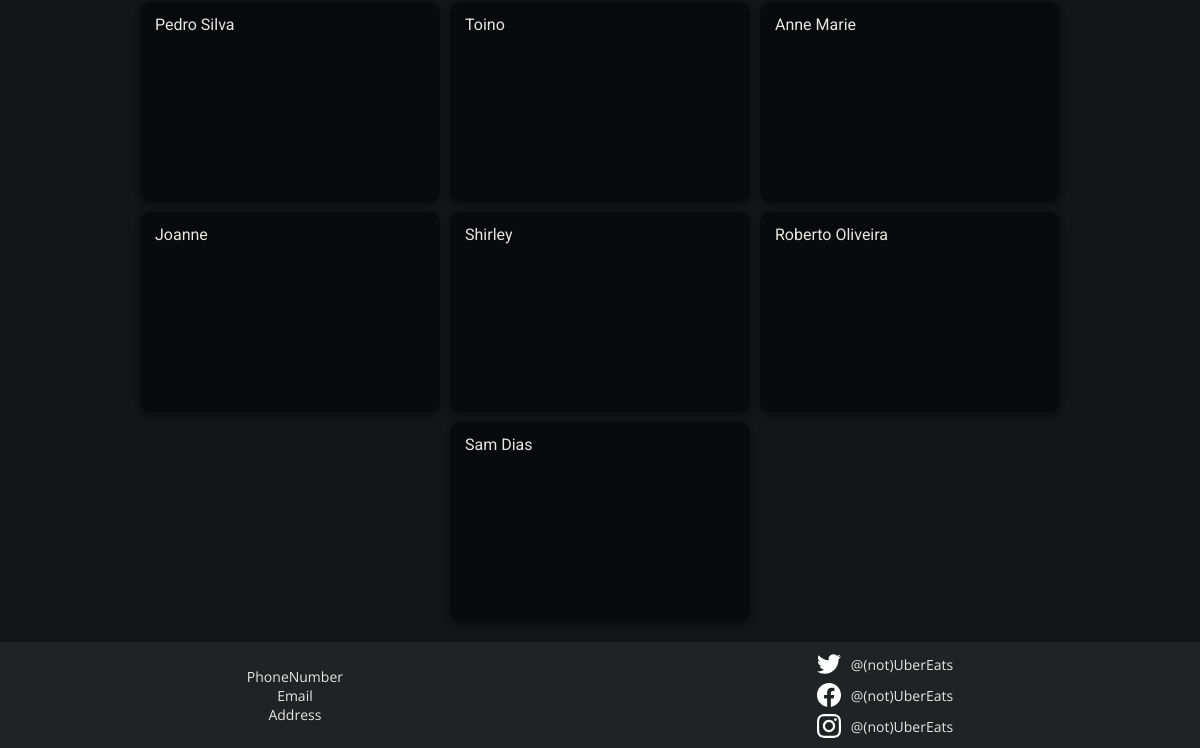
The page /pages/search.php (lower part) on the database as committed earlier.
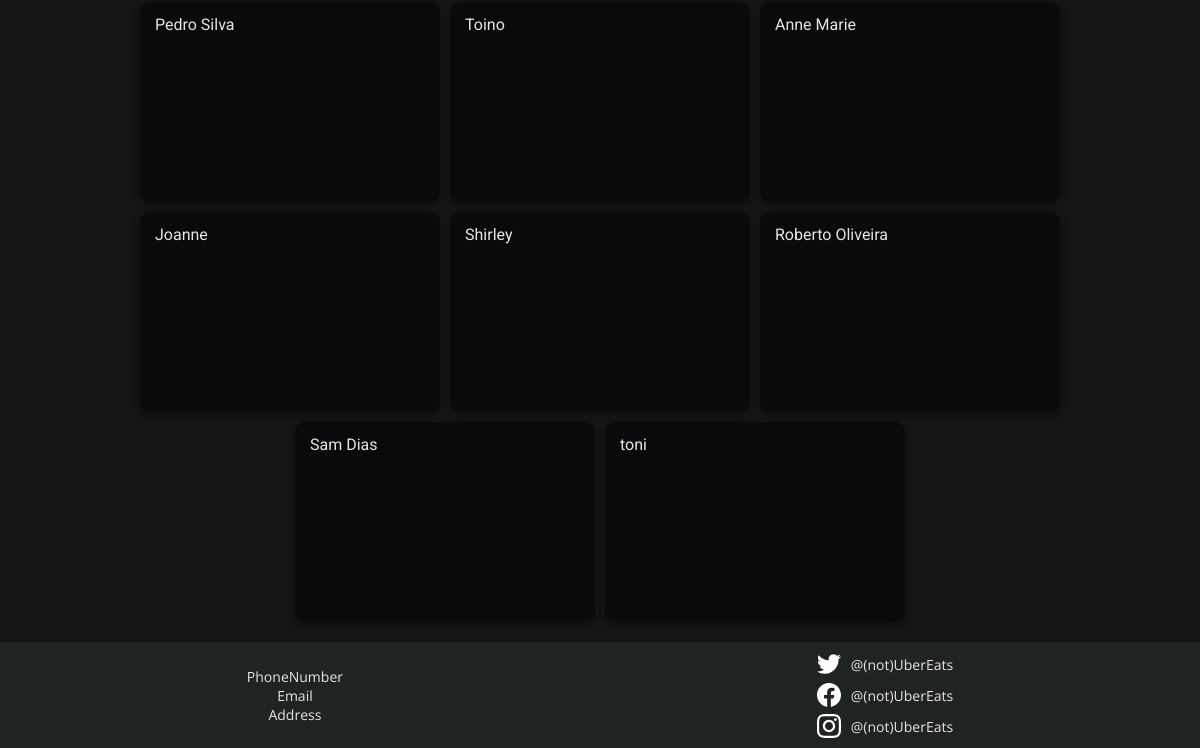
The same page on the database as committed later.
### tables this page shows
CREATE TABLE User(
    userID              INTEGER,
    username            VARCHAR(255) NOT NULL,
    email               VARCHAR(255) UNIQUE NOT NULL,
    password            VARCHAR(255) NOT NULL,
    address             TEXT,
    phoneNum            INTEGER,
    CONSTRAINT userPK PRIMARY KEY (userID),
    CONSTRAINT validEmail CHECK (email LIKE "%@%.%")
);

### php/user.php (called while the page is built, shortened)
<?php
class User
{
  public function __construct($userID, $username, $email, $address, $phoneNum) {
    $this->username = $username;
  }
  static function getAllUsers(PDO $db) {
    $stmt = $db->prepare('SELECT * FROM User');
    $stmt->execute();
    $users = array();
    while ($user = $stmt->fetch(PDO::FETCH_OBJ)) {
      $users[] = new User(
        $user->userID,
        $user->username,
        $user->email,
        $user->address,
        $user->phoneNum
      );
    }
    return $users;
  }
}

### templates/search.tpl.php (the view, shortened to what this page needs)
<?php
function userSearchCards(User $user)
{ ?>
    <article class="grid-card-nohov shadow" onclick="window.location.href='../pages/user_profile.php?id=<?= $user->userID; ?>'">
        <section class="grid-card-overlay">
            <div class="sub-info">
                <div class="sub-info-top">
                    <p class="body1 dark-bg rest-name"><?= $user->username; ?></p>
                </div>
            </div>
        </section>
    </article>
<?php } ?>

### templates/commons.php (shortened to what this page needs)
<?php
require_once '../php/user.php';
?>
<?php function drawTop(array $styles, array $scripts)
{ ?>
    <!DOCTYPE html>
    <html lang="en">
    <head>
        <?php
        foreach ($styles as $style) {
        ?>
            <link href="../styles/<?php echo $style; ?>.css" rel="stylesheet">
        <?php } ?>
    </head>
    <body style="overflow: scroll;">
    <main>
<?php } ?>
<?php function drawFooter()
{ ?>
</main>
<footer>
    <section class="contacts">
        <ul>
            <li class="subtitle2">PhoneNumber</li>
            <li class="subtitle2">Email</li>
            <li class="subtitle2">Address</li>
        </ul>
    </section>
    <section class="socials">
        <a class="subtitle2">
            <img alt="Twitter" src="../images/twitter.svg" width="24px">
            @(not)UberEats
        </a>
        <a class="subtitle2">
            <img alt="Facebook" src="../images/facebook.svg" width="24px">
            @(not)UberEats
        </a>
        <a class="subtitle2">
            <img alt="Instagram" src="../images/instagram.svg" width="24px">
            @(not)UberEats
        </a>
    </section>
</footer>
</body>
</html>
<?php } ?>

### pages/search.php (shortened to what this page needs)
<?php
require_once('../templates/commons.php');
require_once('../templates/search.tpl.php');
require_once('../php/restaurant.php');
require_once('../php/user.php');
$db = getDatabase();
if (empty($_GET)) {
    $users = User::getAllUsers($db);
}
drawTop(["commons", "forms", "search"], ["hamburger", "forms", "search", "favorite"]);
?>
<?php
if (!empty($users)) { ?>
<section class="grid-wrapper">
    <?php
    foreach ($users as $user) {
        userSearchCards($user);
    }
    ?>
</section>
<?php
}
drawFooter();
?>

### styles/commons.css (style rules this page uses)
:root { --main-highlight: #52ec3bff; --sub-highlight: #a6f49aff; --black: #000000ff; --grey: rgb(205, 205, 205); --onyx: #2d3133ff; --sonic-silver: #77797aff; --silver: #c0c0c0ff; --dark-off-white: #f1f1f1ff; --white: #ffffffff; --dark-main-highlight: #43a410; --dark-sub-highlight: #2d6b0c; --dark-text: #e8e6e3; --dark-onyx: #7c7366; --dark-off-white: #202324; --dark-background: #131516; --dark-red:#812525; }
* { padding: 0px; margin: 0px; box-sizing: border-box; user-select: none; }
html, body { height: 100%; }
html { background-color: var(--dark-background); }
main { width: 100%; min-height: 100%; }
ul { list-style: none; }
footer { display: flex; flex-wrap: wrap; align-content: center; align-items: center; flex-direction: row; justify-content: space-around; background-color: var(--dark-off-white); padding: 10px 10px; }
footer ul { display: flex; flex-direction: column; align-items: center; }
.socials { display: flex; flex-direction: column; align-items: center; }
.socials>a { display: flex; align-items: center; margin-top: 7px; }
.socials>a:first-child { margin-top: 0px; }
.socials>a>img { margin-right: 10px; width: 24px; }
.grid-wrapper { max-width: 1200px; height: 100%; display: flex; gap: 10px; flex-direction: row; flex-wrap: wrap; justify-content: center; margin: auto; padding: 20px; }

Rows that differ between the two databases and show on the page:
added user: username "toni"
